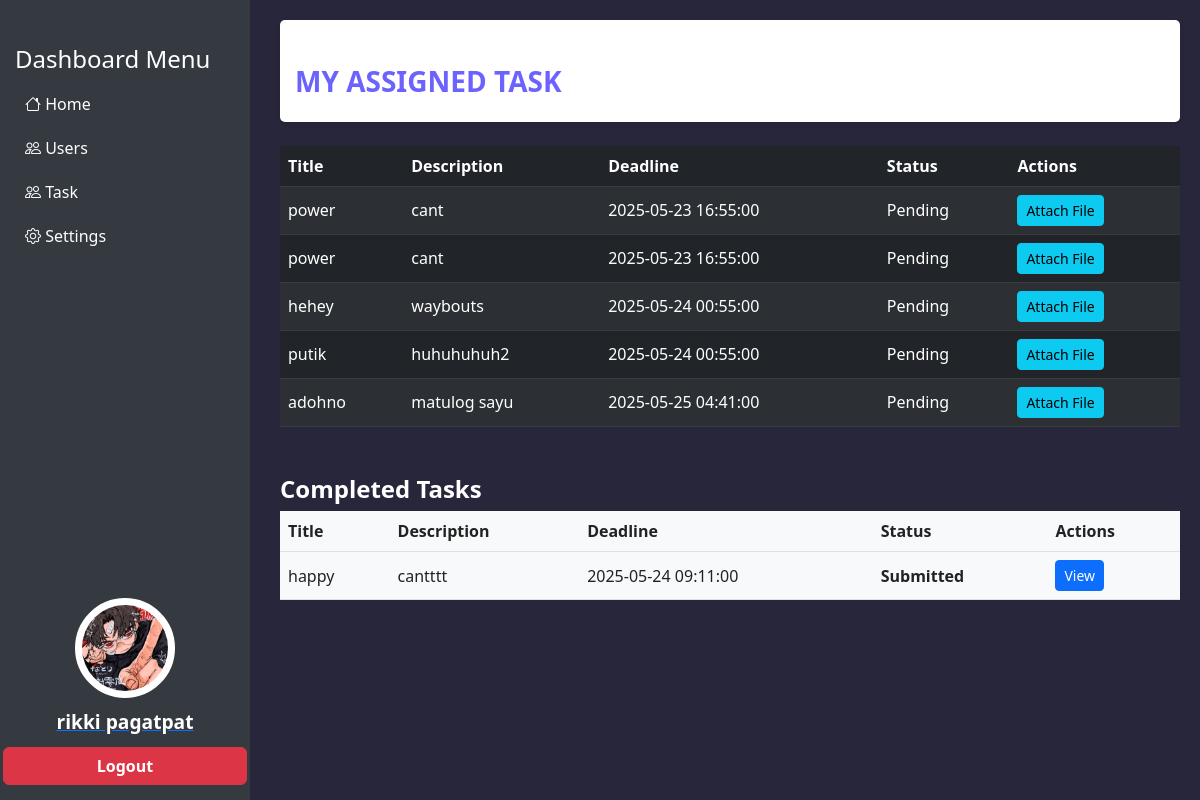
/Student_side/Task.php (signed in), run on the app's committed database.
### tables this page shows
CREATE TABLE `users` (
  `student_id` int(11) NOT NULL,
  `first_name` varchar(45) NOT NULL,
  `last_name` varchar(45) NOT NULL,
  `email` varchar(45) NOT NULL,
  `gender` varchar(45) NOT NULL,
  `phone_number` int(11) NOT NULL,
  `course` varchar(45) NOT NULL,
  `user_address` varchar(45) NOT NULL,
  `birthdate` date NOT NULL,
  `profile_image` varchar(100) DEFAULT NULL,
  `user_password` varchar(100) NOT NULL,
  `verification_code` varchar(255) NOT NULL,
  `is_verified` tinyint(4) DEFAULT 0,
  `date_created` timestamp NOT NULL DEFAULT current_timestamp() ON UPDATE current_timestamp(),
  `role` varchar(50) NOT NULL
);

CREATE TABLE `task_assignment` (
  `assignment_id` int(11) NOT NULL,
  `task_id` int(11) NOT NULL,
  `student_id` int(11) NOT NULL,
  `status` varchar(45) NOT NULL,
  `attach_link` varchar(255) DEFAULT NULL,
  `attach_file` varchar(255) DEFAULT NULL,
  `date_submitted` timestamp NOT NULL DEFAULT current_timestamp() ON UPDATE current_timestamp()
);

CREATE TABLE `tasks` (
  `task_id` int(11) NOT NULL,
  `task_title` varchar(45) NOT NULL,
  `discription` varchar(50) NOT NULL,
  `deadline` datetime NOT NULL,
  `Date_created` timestamp NOT NULL DEFAULT current_timestamp() ON UPDATE current_timestamp()
);

### Student_side/Task.php (the view, shortened to what this page needs)
<?php
$user_id = $_SESSION['user_id'];
require 'connection.php';
try {
    $stmt = $connection->prepare("SELECT first_name, last_name, course, phone_number, user_address, profile_image FROM users WHERE student_id = :user_id");
    $stmt->bindParam(':user_id', $user_id);
    $stmt->execute();
    $user = $stmt->fetch(PDO::FETCH_ASSOC);
    if ($user) {
        $first_name = $user['first_name'];
        $last_name = $user['last_name'];
        $profile_image = $user['profile_image'] ? $user['profile_image'] : '\profiles\fighting meme.webp';
    }
} catch (Exception $e) {
    $first_name = "Error";
    $last_name = "User";
    $course = "";
    $phone_number = "";
    $user_address = "";
    $profile_image = '\profiles\fighting meme.webp';
}
try {
    $stmt = $connection->prepare("
        SELECT t.task_id, t.task_title, t.discription AS description, t.deadline, ta.status
        FROM task_assignment ta
        JOIN tasks t ON ta.task_id = t.task_id
        WHERE ta.student_id = :student_id AND ta.status = 'Pending'
        ORDER BY t.deadline ASC
    ");
    $stmt->bindParam(':student_id', $user_id);
    $stmt->execute();
    $assigned_tasks = $stmt->fetchAll(PDO::FETCH_ASSOC);
} catch (Exception $e) {
    $assigned_tasks = [];
}
try {
    $stmt = $connection->prepare("
        SELECT t.task_title, t.discription AS description, t.deadline, ta.status, ta.attach_file, ta.attach_link
        FROM task_assignment ta
        JOIN tasks t ON ta.task_id = t.task_id
        WHERE ta.student_id = :student_id
          AND (ta.status = 'Completed' OR ta.status = 'Submitted')
          AND (
                (ta.attach_file IS NOT NULL AND ta.attach_file != '')
                OR
                (ta.attach_link IS NOT NULL AND ta.attach_link != '')
              )
        ORDER BY t.deadline DESC
    ");
    $stmt->bindParam(':student_id', $user_id);
    $stmt->execute();
    $completed_tasks = $stmt->fetchAll(PDO::FETCH_ASSOC);
} catch (Exception $e) {
    $completed_tasks = [];
}
?>
<!DOCTYPE html>
<html lang="en">
<head>
    <link href="https://cdn.jsdelivr.net/npm/bootstrap@5.3.0/dist/css/bootstrap.min.css" rel="stylesheet">
    <link rel="stylesheet" href="https://cdn.jsdelivr.net/npm/bootstrap-icons/font/bootstrap-icons.css">
    <link rel="stylesheet" href="dash.css">
</head>
<body>
    <div class="sidebar">
        <div>
            <h4>Dashboard Menu</h4>
            <a href="student_dashboard.php" class="home bi bi-house"> Home</a>
            <a href="#" class="bi bi-people"> Users</a>
            <a href="Task.php" class="task bi bi-people"> Task</a>
            <a href="#" class="bi bi-gear"> Settings</a>
        </div>
        <div class="row">
            <button type="button" class="btn btn-link p-0 profile-btn" data-bs-toggle="modal" data-bs-target="#editProfileModal">
                <img src="<?php echo htmlspecialchars($profile_image); ?>" alt="Profile Picture" class="img-thumbnail profile-img col">
                <p class="profile-name col"><?php echo htmlspecialchars($first_name . ' ' . $last_name); ?></p>
            </button>
            <button class="btn btn-danger w-100 logoutBtn">Logout</button>
        </div>
    </div>
    <div class="content">
        <div class="dashboard-header d-flex justify-content-between align-items-center">
            <h3>MY ASSIGNED TASK</h3>
            <p id="dateTime" class="mb-0"></p>
        </div>
        <table class="table table-dark table-striped align-middle mt-4">
            <thead>
                <tr>
                    <th>Title</th>
                    <th>Description</th>
                    <th>Deadline</th>
                    <th>Status</th>
                    <th>Actions</th>
                </tr>
            </thead>
            <tbody>
                <?php if (empty($assigned_tasks)): ?>
                    <tr>
                        <td colspan="5" class="text-center">No assigned tasks.</td>
                    </tr>
                <?php else: ?>
                    <?php foreach ($assigned_tasks as $task): ?>
                        <tr>
                            <td><?= htmlspecialchars($task['task_title']) ?></td>
                            <td><?= htmlspecialchars($task['description']) ?></td>
                            <td><?= htmlspecialchars($task['deadline']) ?></td>
                            <td><?= htmlspecialchars($task['status']) ?></td>
                            <td>
                                <?php if (strtolower($task['status']) === 'pending'): ?>
                                    <button
                                        class="btn btn-info btn-sm attach-file-btn"
                                        data-task-title="<?= htmlspecialchars($task['task_title']) ?>"
                                        data-task-id="<?= htmlspecialchars($task['task_id'] ?? '') ?>">Attach File</button>
                                <?php else: ?>
                                    <span class="text-muted">N/A</span>
                                <?php endif; ?>
                            </td>
                        </tr>
                    <?php endforeach; ?>
                <?php endif; ?>
            </tbody>
        </table>
        <h4 class="mt-5 mb-2" style="color:white; font-weight:bold;">Completed Tasks</h4>
        <table class="table table-light align-middle">
            <thead>
                <tr>
                    <th>Title</th>
                    <th>Description</th>
                    <th>Deadline</th>
                    <th>Status</th>
                    <th>Actions</th>
                </tr>
            </thead>
            <tbody>
                <?php if (empty($completed_tasks)): ?>
                    <tr>
                        <td colspan="5" class="text-center">No completed tasks.</td>
                    </tr>
                <?php else: ?>
                    <?php foreach ($completed_tasks as $task): ?>
                        <tr>
                            <td><?= htmlspecialchars($task['task_title']) ?></td>
                            <td><?= htmlspecialchars($task['description']) ?></td>
                            <td><?= htmlspecialchars($task['deadline']) ?></td>
                            <td><b><?= htmlspecialchars($task['status']) ?></b></td>
                            <td>
                                <?php if (!empty($task['attach_file']) || !empty($task['attach_link'])): ?>
                                    <button
                                        class="btn btn-primary btn-sm view-submission-btn"
                                        data-title="<?= htmlspecialchars($task['task_title']) ?>"
                                        data-description="<?= htmlspecialchars($task['description']) ?>"
                                        data-deadline="<?= htmlspecialchars($task['deadline']) ?>"
                                        data-status="<?= htmlspecialchars($task['status']) ?>"
                                        data-file="<?= htmlspecialchars($task['attach_file']) ?>"
                                        data-link="<?= htmlspecialchars($task['attach_link']) ?>"
                                        data-type="<?= !empty($task['attach_file']) ? 'file' : 'link' ?>"
                                        data-submitted="<?= htmlspecialchars($task['submitted_at'] ?? '') ?>">View</button>
                                <?php else: ?>
                                    <span class="text-muted">N/A</span>
                                <?php endif; ?>
                            </td>
                        </tr>
                    <?php endforeach; ?>
                <?php endif; ?>
            </tbody>
        </table>
</body>
</html>

### Student_side/dash.css (style rules this page uses)
body { background-color: #f8f9fa; }
.sidebar { width: 250px; height: 100vh; position: fixed; background-color: #343a40; color: white; padding: 15px; display: flex; flex-direction: column; justify-content: space-between; }
.sidebar a { color: white; text-decoration: none; display: block; padding: 10px; }
.content { margin-left: 260px; padding: 20px; }
.logoutBtn { margin-top: auto; }
.img-thumbnail { width: 80px; height: 80px; border-radius: 50%; border: 3px solid white; }
.dashboard-header { background-color: white; padding: 15px; border-radius: 5px; box-shadow: 0 2px 4px rgba(0, 0, 0, 0.1); margin-bottom: 20px; }
.profile-btn { border: none; background: none; padding: 0; cursor: pointer; }
.profile-img { width: 100px; height: 100px; border-radius: 50%; object-fit: cover; margin-bottom: 10px; }
.profile-name { font-size: 1.2rem; font-weight: bold; color: #ffffff; margin: 0; }
.logoutBtn { margin-top: 10px; font-size: 1rem; font-weight: bold; }

### Student_side/Task.php (style rules this page uses)
body { background: #28263a; color: #fff; }
.table-dark th, .table-dark td { color: #fff; }
.table-light th, .table-light td { color: #222; }
.dashboard-header h3 { color: #6c63ff; font-weight: bold; }
h4, h3 { margin-top: 30px; }

### data on the page
users: profile_image (picture), first_name+last_name "rikki pagatpat"
task_assignment: task.task_title "happy", task.discription "cantttt", task.deadline "2025-05-24 09:11:00", status "Submitted"

### other printed values
$task['task_title'] "power"
$task['description'] "cant"
$task['deadline'] "2025-05-23 16:55:00"
$task['status'] "Pending"
$task['task_title'] "hehey"
$task['description'] "waybouts"
$task['deadline'] "2025-05-24 00:55:00"
$task['task_title'] "putik"
$task['description'] "huhuhuhuh2"
$task['task_title'] "adohno"
$task['description'] "matulog sayu"
$task['deadline'] "2025-05-25 04:41:00"
